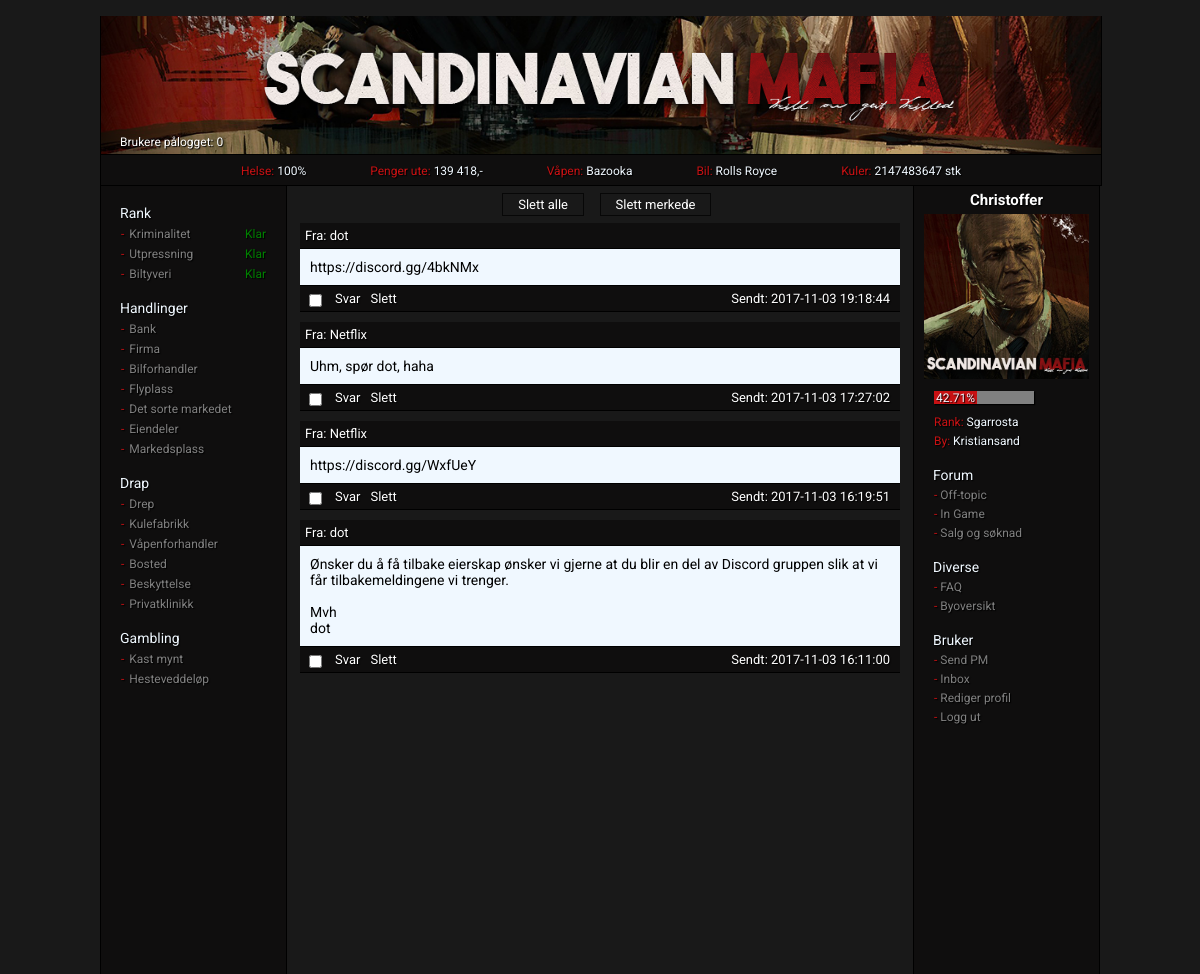
/inbox.php (signed in), run on the app's committed database.
### tables this page shows
CREATE TABLE `users` (
  `id` int(11) NOT NULL,
  `profilinfo` text NOT NULL,
  `username` varchar(50) NOT NULL DEFAULT '',
  `account_type` char(1) NOT NULL DEFAULT '1',
  `lastactive` varchar(255) NOT NULL,
  `password` varchar(50) NOT NULL DEFAULT '',
  `money` varchar(20) NOT NULL DEFAULT '55500',
  `bank_money` varchar(255) NOT NULL DEFAULT '0',
  `exp` varchar(20) NOT NULL DEFAULT '1',
  `rank` char(2) NOT NULL DEFAULT '0',
  `health` char(3) NOT NULL DEFAULT '100',
  `email` varchar(100) NOT NULL,
  `img` varchar(255) NOT NULL DEFAULT 'images/profiles/avatar.png',
  `banner_img` varchar(255) NOT NULL DEFAULT 'images/profiles/header.png',
  `kuler` int(11) NOT NULL,
  `ant_drap` int(6) NOT NULL,
  `vapen` text NOT NULL,
  `bil` text NOT NULL,
  `house_type` int(11) NOT NULL,
  `protect_type` int(11) NOT NULL,
  `city` text NOT NULL,
  `support` text NOT NULL,
  `newmail` char(1) NOT NULL DEFAULT '1',
  `messages` varchar(9) NOT NULL DEFAULT '0'
);

CREATE TABLE `pm` (
  `id` int(11) NOT NULL,
  `message` text NOT NULL,
  `sendto` varchar(20) NOT NULL DEFAULT '',
  `sendfrom` varchar(20) NOT NULL DEFAULT '',
  `time` timestamp NOT NULL DEFAULT CURRENT_TIMESTAMP ON UPDATE CURRENT_TIMESTAMP,
  `del` varchar(1) NOT NULL DEFAULT '1',
  `lest` int(2) NOT NULL
);

### functions/rank.php (called while the page is built, shortened)
<?php
    include("auth.php");
    $sql = "SELECT * FROM users WHERE username = '".$_SESSION['username']."' LIMIT 1";
    $result = mysqli_query($con, $sql) or die("Bad query: $sql");
    $row = mysqli_fetch_assoc($result);
    $xp = $row['exp'];
    $rank = $row['rank'];
    $username = $row['username'];
    $rank_array[0]   = "Giovane D'honore";
    $exp_from[0]     = 0;
    $exp_to[0]       = 1000;
    $rank_array[1]   = "Guerilla";
    $exp_from[1]     = 1001;
    $exp_to[1]       = 10000;
    $rank_array[2]   = "Mole";
    $exp_from[2]     = 10001;
    $exp_to[2]       = 25000;
    $rank_array[3]   = "Sgarrosta";
    $exp_from[3]     = 25001;
    $exp_to[3]       = 75000;
    $rank_array[4]   = "Executioner";
    $exp_from[4]     = 75001;
    $exp_to[4]       = 100000;
    $rank_array[5]   = "Capo Decima";
    $exp_from[5]     = 100001;
    $exp_to[5]       = 125000;
    $rank_array[6]   = "Capo Bastone";
    $exp_from[6]     = 125001;
    $exp_to[6]       = 175000;
    $rank_array[7]   = "Capo Crimini";
    $exp_from[7]     = 175001;
    $exp_to[7]       = 225000;
    $rank_array[8]   = "Underboss";
    $exp_from[8]     = 225001;
    $exp_to[8]       = 350000;
    $rank_array[9]   = "Mafia Boss";
    $exp_from[9]     = 350001;
    $exp_to[9]       = INF;
if($rank < 9) {
    $rankplusen = ($rank + 1);
    $percent4 = ($exp_from[$rankplusen] - $xp);
    $percent5 = ($exp_to[$rank] - $exp_from[$rank]);
    $percent6 = ($percent4 / $percent5) * 100;
    $percent7 = (100 - $percent6);
} elseif($rank > 9) {
}
?>

### functions/bbcodes.php (called while the page is built)
<?php
function showBBcodes($text) {
$find[0] = '~\[b\](.*?)\[/b\]~s';
$replace[0] = '<b>$1</b>';
$find[1] = '~\[i\](.*?)\[/i\]~s';
$replace[1] = '<i>$1</i>';
$find[2] = '~\[u\](.*?)\[/u\]~s';
$replace[2] = '<span style="text-decoration:underline;">$1</span>';
$find[3] = '~\[quote\](.*?)\[/quote\]~s';
$replace[3] = '<pre>$1</'.'pre>';
$find[4] = '~\[size=(.*?)\](.*?)\[/size\]~s';
$replace[4] = '<span style="font-size:$1px;">$2</span>';
$find[5] = '~\[color=(.*?)\](.*?)\[/color\]~s';
$replace[5] = '<span style="color:$1;">$2</span>';
$find[6] = '~\[url\]((?:ftp|https?)://.*?)\[/url\]~s';
$replace[6] = '<a href="$1">$1</a>';
$find[7] = '~\[img\](https?://.*?\.(?:jpg|jpeg|gif|png|bmp))\[/img\]~s';
$replace[7] = '<img src="$1" style="max-width: 600px;" alt="" />';
$find[8] = '~\[center\](.*?)\[/center\]~s';
$replace[8] ='<center>$1</center>';
$find[9] = '~\[shadow\](.*?)\[/shadow\]~s';
$replace[9] = '<span style="text-shadow: 1px 1px 1px #000;">$1</span>';
	return preg_replace($find,$replace,$text);
}
?>

### inbox.php (the view, shortened to what this page needs)
<?php
include('functions/bbcodes.php');
include('header.php');
include('left.php');
include('right.php');
?>
<html>
    <head>
        <link rel="stylesheet" type="text/css" href="css/inbox.css" />
        <link rel="stylesheet" type="text/css" href="css/style.css" />
    </head>
    <body style="margin: 0 auto; width: 1000px;">
        <form method="post">
            <table align="center">
                <td width="40" align="center"><?php
                $amount = 6;
                $nsql = "SELECT * FROM pm WHERE sendto='".mysqli_real_escape_string($con, $username)."' and del='1'";
                $nres = mysqli_query($con, $nsql) or die (mysql_error());
                $totalmail = mysqli_num_rows($nres);
                if (empty($_GET['page'])){
                    $page = 1;
                } else {
                    if(is_numeric($_GET['page'])){
                        $page = $_GET['page'];
                    } else {
                        $page = 1;
                    }
                }
                $min = $amount * ( $page - 1 );
                ?></td>
                <td width="101" align="center"><?php
                if(($totalmail >= "1") and (!isset($_POST['Clean']))){ ?>
                    <input class="button" name="Clean" type="submit"  id="Clean" value="Slett alle" onFocus="if(this.blur)this.blur()"/>
                    <?php
                }
                ?></td>
                <td width="115" align="center">
                <?php
                if(($totalmail >= "1") and (!isset($_POST['Clean']))){ ?>
                    <input class="button" name="Delete" type="submit"  id="Delete" value="Slett merkede" onFocus="if(this.blur)this.blur()"/>
            <?php } ?></td>
            <td width="34" align="center"></td>
        </table>
        <?php require("_inbox.php");
        $presult = mysqli_query($con, "SELECT * FROM pm WHERE sendto='".mysqli_real_escape_string($con, $username)."' and del='1' ORDER BY id DESC LIMIT $min,$amount") or die(mysqli_error());
        if (!isset($_POST['Clean'])){
            if ((mysqli_num_rows($presult) == 0) and (!isset($_POST['clean']))){
                echo '<div id="velykket">Du har ingen meldinger</div>';
            } else {
            $b = 0;
            while($row = mysqli_fetch_array( $presult)) {
        ?>
        <center>
        <table width="600px" style="padding-top: 10px;" >
        <li id="inboxdesign">
        <t style="float: left; margin-left: 5px;"><?php
        $b = $b + 1;
        echo "Fra: <a href=\"profil.php?username=". $row['sendfrom'] ."\" onFocus=\"if(this.blur)this.blur()\">".$row['sendfrom']."</a>";
        ?></t>
        </li>
        <li id="inbox_tekst">
        <?php
        $row['message'] = htmlentities($row['message']);
        $row['message'] = nl2br($row['message']);
        $row['message'] = stripslashes($row['message']);
$bbtext = $row['message'];
$htmltext = showBBcodes($bbtext);
$formattedText = preg_replace("/(<[a-zA-Z0-9=\"\/\ ]+>)<br\ \/>/", "$1", nl2br($htmltext));
echo $formattedText;
?>
        </li>
        <li id="inboxdesign">
            <t style="float: left; margin-left: 5px;"><?php echo "<input type='checkbox' username='id[$b]' value='".$row['id']."' onFocus=\"if(this.blur)this.blur()\"/>"; ?></t>
            <t style="float: left; margin-left: 10px;"><?php echo "<a href=\"send_pm.php?username=". $row['sendfrom'] ."\" onFocus=\"if(this.blur)this.blur()\">Svar</a>"; ?></t>
            <t style="float: left; margin-left: 10px;"><?php echo "<a href=\"inbox.php?delete=". $row['id'] ."\" onFocus=\"if(this.blur)this.blur()\">Slett</a>"; ?></t>
            <t style="float: right; margin-right: 10px;">Sendt: <?php echo "".$row['time'].""; ?></t>
        </li>
        </table>
        </center>
        <?php
        }
        }
        } 	?>
        </form>
    </body>
</html>

### header.php (shortened to what this page needs)
<?php
include("auth.php");
?>
<html>
<head>
    <link rel="stylesheet" type="text/css" href="css/header.css" />
<?php
    $sql = "SELECT * FROM users WHERE username = '".$_SESSION['username']."' LIMIT 1";
    $result = mysqli_query($con, $sql) or die("Bad query: $sql");
    $row = mysqli_fetch_assoc($result);
    $hp = $row['health'];
    $money = $row['money'];
    $kuler = $row['kuler'];
    $vapen = $row['vapen'];
    $bil = $row['bil'];
    $sql = "SELECT username FROM users WHERE DATE_SUB(NOW(),INTERVAL 5 MINUTE) <= lastactive ORDER BY id ASC";
    $query = mysqli_query($con, $sql) or die(mysqli_error());
    $count = mysqli_num_rows($query);
?>
</head>
    <body>
        <div id="header">
            <a href="nyheter.php"><img src="images/logo2.png"></a>
        </div>
        <div id="brukeronline" width="1000px" style="padding-left: 20px;">
            <a href="brukereonline.php"> Brukere pålogget: <?php echo $count ?></a>
        </div>
        <div id="infoheader">
            <a href="privatklinikk.php"><t id="red">Helse: </t><?php echo $hp ?>%</a>
            <a href="bank.php"><t id="red">Penger ute: </t><?php echo number_format($money, 0, '.', ' ') ?>,-</a>
            <a href="vapenforhandler.php"><t id="red">Våpen: </t><?php echo $vapen ?></a>
            <a href="bilforhandler.php"><t id="red">Bil: </t><?php echo $bil ?></a>
            <a href="kulefabrikk.php"><t id="red">Kuler: </t><?php echo $kuler ?> stk</a>
        </div>
    </body>
</html>

### right.php (shortened to what this page needs)
<?php
include("auth.php");
include("functions/rank.php");
?>
<!DOCTYPE html>
<html>
  <head>
    <link rel="stylesheet" type="text/css" href="css/right.css" />
<?php
    $sql = "SELECT * FROM users WHERE username = '".$_SESSION['username']."'";
    $result = mysqli_query($con, $sql) or die("Bad query: $sql");
    $row = mysqli_fetch_assoc($result);
    $rank = $row['rank'];
    $by = $row['city'];
    $profile_img = $row['img'];
    $sql1 = "SELECT lest FROM pm WHERE sendto = '".$_SESSION['username']."' AND lest = 0";
    $query = mysqli_query($con, $sql1) or die(mysqli_error());
    $count = mysqli_num_rows($query);
?>
  </head>
  <body>
    <div id="right">
        <h3><?php echo "<a href=\"profil.php?username=".$username."\" onFocus=\"if(this.blur)this.blur()\">".$username." </a> " ?></h3>
        <?php if($count > 0){ echo '<a href="inbox.php"><img src="images/newmsg.png" width="165"></a>'; } else { echo "<a href=\"profil.php?username=".$username."\" onFocus=\"if(this.blur)this.blur()\"><img src='".$profile_img."' width='165'></a>"; } ?>
        <li>
            <?php if($rank < 9){ ?>
            <div class="percentbar">
                <div id="percentages" style="width:<?php echo $percent7; ?>px;"><t style="margin-left: 2px;"><?php echo number_format($percent7, 2); ?>%</t></div>
            </div>
            <?php } elseif($rank >= 9){ ?>
            <div class="percentbar">
                <div id="percentages" style="width: 100px;"><t>100%</t></div>
            </div>
            <?php } ?>
        </li>
        <br>
        <li><t id="red">Rank: </t><?php echo $rank_array[$rank] ?> </li>
        <li><t id="red">By:</t> <?php echo $by ?></li>
      <br/>
        <t style="font-size: 14px; margin-left: 19px;">Forum</t>
        <li><t id="red">- </t><a href="forum_kat.php?parent=1">Off-topic</a></li>
        <li><t id="red">- </t><a href="forum_kat.php?parent=2">In Game</a></li>
        <li><t id="red">- </t><a href="forum_kat.php?parent=3">Salg og søknad</a></li>
      <br/>
        <t style="font-size: 14px; margin-left: 19px;">Diverse</t>
        <li><t id="red">- </t><a href=faq.php>FAQ </a></li>
        <li><t id="red">- </t><a href=byoversikt.php>Byoversikt</a></li>
      <br/>
        <t style="font-size: 14px; margin-left: 19px;">Bruker</t>
        <li><t id="red">- </t><a href="send_pm.php">Send PM</a></li>
        <li><t id="red">- </t><a href="inbox.php">Inbox <?php if($count > 0){ ?>
            <?php } ?></a></li>
        <li><t id="red">- </t><a href="rediger_profil.php">Rediger profil</a></li>
        <li><t id="red">- </t><a href="loggut.php" id="red">Logg ut</a>
      <br/>
    </div>
  </body>
</html>

### css/header.css (style rules this page uses)
body { background-color: #191919; }
#header img { margin-top: 16px; border-left: 1px solid black; border-right: 1px solid black; position: relative; width: 100%; }
#infoheader { width: 1000px; height: 20px; padding-top: 5px; padding-bottom: 5px; background-color: #0f0e0e; color: aliceblue; text-align: center; list-style-type: none; font-family: 'Roboto', sans-serif; border-top: 1px solid black; border-bottom: 1px solid black; border-left: 1px solid black; border-right: 1px solid black; }
#infoheader a { font-size: 12px; margin: 30px; text-decoration: none; color: aliceblue; text-shadow: 1px 1px 1px #000; }
#infoheader #red { color: #c81113; }
#brukeronline a { font-size: 12px; text-decoration: none; color: white; position: absolute;; top: 135px; text-shadow: 1px 1px 1px #000; font-family: 'Roboto', sans-serif; }

### css/left.css (style rules this page uses)
html { overflow: -moz-scrollbars-vertical; overflow-y: scroll; }
body { background-color: #191919; }
t { text-shadow: 1px 1px 1px #000; }
#red { color: #c81113; }

### css/right.css (style rules this page uses)
body { background-color: #191919; }
#right { width: 185px; min-height: 773px; padding-bottom: 15px; float: right; background-color: #0f0e0e; color: aliceblue; list-style-type: none; font-family: 'Roboto', sans-serif; border-left: 1px solid black; border-right: 1px solid black; }
#right li { margin-left: 20px; margin-top: 5px; font-size: 12px; text-shadow: 1px 1px 1px #000; }
#right h3 { font-size: 15px; margin-bottom: -5px; text-align: center; margin-top: 5px; text-shadow: 1px 1px 1px #000; }
#right h3 a { text-decoration: none; color: white; text-shadow: 1px 1px 1px #000; }
#right img { padding-top: 10px; padding-bottom: 7px; display:block; margin:auto; }
#right li a { text-decoration: none; color: gray; text-shadow: 1px 1px 1px #000; }
#red { color: #c81113; }
.percentbar { background: grey; width: 100px; float: left; height: 13px; box-shadow: 1px 1px 1px #000; }
#percentages { background: #c81113; width: 20px; float: left; height: 13px; }

### css/inbox.css (style rules this page uses)
body { color: white; font-family: 'Roboto', sans-serif; }
#inboxdesign { padding-top: 5px; width: 600px; height: 20px; color: white; background-color: #0f0e0e; border-bottom: 1px solid black; font-size: 13px; list-style-type: none; text-align: center; font-family: 'Roboto', sans-serif; }
#inbox_tekst { width: 580px; background-color: aliceblue; color: black; padding: 10px; padding-top: 10px; text-align: left; text-decoration: none; display: inline-block; font-size: 14px; border-bottom: 1px solid black; display: block; margin: 0 auto; font-family: 'Roboto', sans-serif; }
#inboxdesign a { text-decoration: none; color: white; }

### css/style.css (style rules this page uses)
a { text-decoration: none; color: white; }
.button { background-color: #191919; border: 1px solid #070707; color: white; padding: 3px 15px; text-align: center; text-decoration: none; display: inline-block; font-size: 13px; margin: 4px 2px; cursor: pointer; font-family: 'Roboto', sans-serif; }

### data on the page
users: health "100", money "139 418", vapen "Bazooka", bil "Rolls Royce", kuler "2147483647", username "Christoffer", img (placeholder picture), percent7 "42.71", rank "Sgarrosta", city "Kristiansand"
pm: sendfrom "dot", message "https://discord.gg/4bkNMx", time "2017-11-03 19:18:44"
pm: sendfrom "Netflix", formattedText "Uhm, spør dot, haha", time "2017-11-03 17:27:02"
pm: sendfrom "Netflix", message "https://discord.gg/WxfUeY", time "2017-11-03 16:19:51"
pm: sendfrom "dot", formattedText "Ønsker du å få tilbake eierskap ønsker vi gjerne at du blir en del av Discord gruppen slik at vi får tilbakemeldingene vi trenger. Mvh dot", time "2017-11-03 16:11:00"

### other printed values
$count "0"
